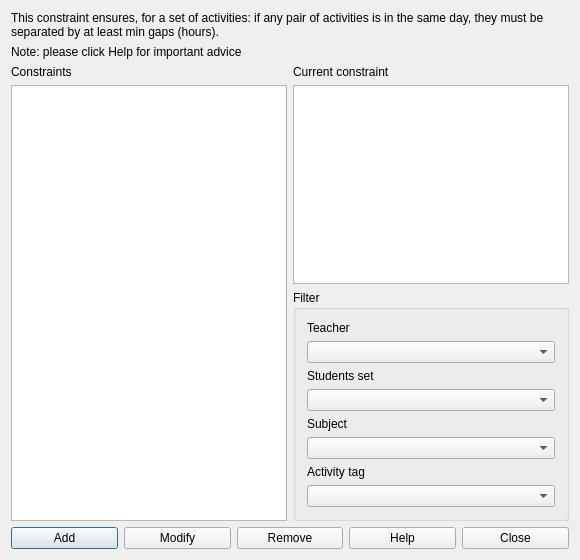
<?xml version="1.0" encoding="UTF-8"?>
<ui version="4.0">
 <class>ConstraintMinGapsBetweenActivitiesForm_template</class>
 <widget class="QDialog" name="ConstraintMinGapsBetweenActivitiesForm_template">
  <property name="geometry">
   <rect>
    <x>0</x>
    <y>0</y>
    <width>580</width>
    <height>560</height>
   </rect>
  </property>
  <property name="windowTitle">
   <string extracomment="This is the title of the dialog to see the list of all constraints of this type">Constraints min gaps between activities</string>
  </property>
  <layout class="QGridLayout" name="gridLayout_2">
   <item row="0" column="0" colspan="2">
    <widget class="QLabel" name="textLabel1">
     <property name="sizePolicy">
      <sizepolicy hsizetype="Minimum" vsizetype="Minimum">
       <horstretch>0</horstretch>
       <verstretch>0</verstretch>
      </sizepolicy>
     </property>
     <property name="text">
      <string>This constraint ensures, for a set of activities: if any pair of activities is in the same day, they must be separated by at least min gaps (hours).</string>
     </property>
     <property name="wordWrap">
      <bool>true</bool>
     </property>
    </widget>
   </item>
   <item row="1" column="0" colspan="2">
    <widget class="QLabel" name="textLabel1_2">
     <property name="sizePolicy">
      <sizepolicy hsizetype="Minimum" vsizetype="Minimum">
       <horstretch>0</horstretch>
       <verstretch>0</verstretch>
      </sizepolicy>
     </property>
     <property name="text">
      <string>Note: please click Help for important advice</string>
     </property>
     <property name="wordWrap">
      <bool>true</bool>
     </property>
    </widget>
   </item>
   <item row="2" column="0">
    <widget class="QLabel" name="constraintsTextLabel">
     <property name="frameShape">
      <enum>QFrame::NoFrame</enum>
     </property>
     <property name="frameShadow">
      <enum>QFrame::Plain</enum>
     </property>
     <property name="text">
      <string>Constraints</string>
     </property>
     <property name="wordWrap">
      <bool>false</bool>
     </property>
    </widget>
   </item>
   <item row="2" column="1">
    <widget class="QLabel" name="currentConstraintTextLabel">
     <property name="text">
      <string>Current constraint</string>
     </property>
     <property name="wordWrap">
      <bool>false</bool>
     </property>
    </widget>
   </item>
   <item row="3" column="0" rowspan="2">
    <widget class="QListWidget" name="constraintsListWidget"/>
   </item>
   <item row="3" column="1">
    <widget class="QPlainTextEdit" name="currentConstraintTextEdit"/>
   </item>
   <item row="4" column="1">
    <widget class="QGroupBox" name="groupBox">
     <property name="title">
      <string>Filter</string>
     </property>
     <layout class="QGridLayout" name="gridLayout">
      <item row="0" column="0">
       <widget class="QLabel" name="teachersTextLabel">
        <property name="text">
         <string>Teacher</string>
        </property>
        <property name="wordWrap">
         <bool>false</bool>
        </property>
       </widget>
      </item>
      <item row="1" column="0">
       <widget class="QComboBox" name="teachersComboBox"/>
      </item>
      <item row="2" column="0">
       <widget class="QLabel" name="studentsTextLabel">
        <property name="text">
         <string>Students set</string>
        </property>
        <property name="wordWrap">
         <bool>false</bool>
        </property>
       </widget>
      </item>
      <item row="3" column="0">
       <widget class="QComboBox" name="studentsComboBox"/>
      </item>
      <item row="4" column="0">
       <widget class="QLabel" name="subjectsTextLabel">
        <property name="text">
         <string>Subject</string>
        </property>
        <property name="wordWrap">
         <bool>false</bool>
        </property>
       </widget>
      </item>
      <item row="5" column="0">
       <widget class="QComboBox" name="subjectsComboBox"/>
      </item>
      <item row="6" column="0">
       <widget class="QLabel" name="activityTagsTextLabel">
        <property name="text">
         <string>Activity tag</string>
        </property>
        <property name="wordWrap">
         <bool>false</bool>
        </property>
       </widget>
      </item>
      <item row="7" column="0">
       <widget class="QComboBox" name="activityTagsComboBox"/>
      </item>
     </layout>
    </widget>
   </item>
   <item row="5" column="0" colspan="2">
    <layout class="QHBoxLayout">
     <item>
      <widget class="QPushButton" name="addConstraintPushButton">
       <property name="text">
        <string>Add</string>
       </property>
      </widget>
     </item>
     <item>
      <widget class="QPushButton" name="modifyConstraintPushButton">
       <property name="text">
        <string>Modify</string>
       </property>
      </widget>
     </item>
     <item>
      <widget class="QPushButton" name="removeConstraintPushButton">
       <property name="text">
        <string>Remove</string>
       </property>
      </widget>
     </item>
     <item>
      <widget class="QPushButton" name="helpPushButton">
       <property name="text">
        <string>Help</string>
       </property>
      </widget>
     </item>
     <item>
      <widget class="QPushButton" name="closePushButton">
       <property name="text">
        <string>Close</string>
       </property>
      </widget>
     </item>
    </layout>
   </item>
  </layout>
 </widget>
 <layoutdefault spacing="6" margin="11"/>
 <resources/>
 <connections/>
</ui>
